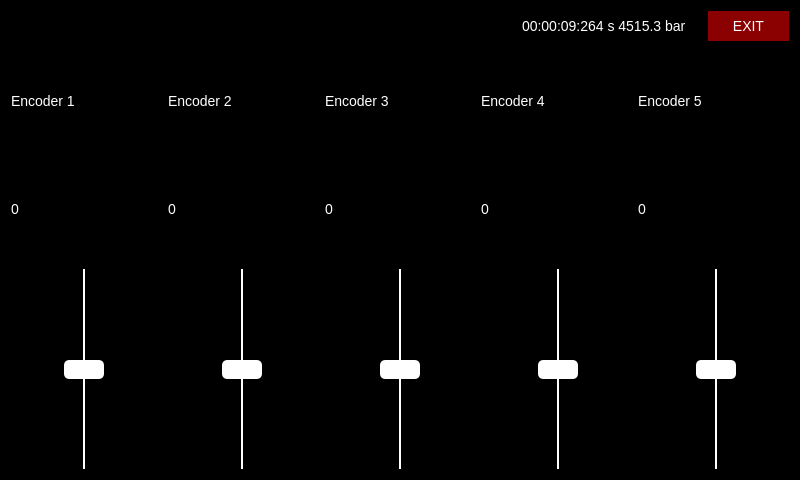
<?xml version="1.0" encoding="UTF-8"?>
<ui version="4.0">
 <class>MainWindow</class>
 <widget class="QWidget" name="MainWindow">
  <property name="geometry">
   <rect>
    <x>0</x>
    <y>0</y>
    <width>800</width>
    <height>480</height>
   </rect>
  </property>
  <property name="windowTitle">
   <string>MainWindow</string>
  </property>
  <property name="windowIcon">
   <iconset>
    <normaloff>:/splash.png</normaloff>:/splash.png</iconset>
  </property>
  <property name="windowOpacity">
   <double>1.000000000000000</double>
  </property>
  <property name="styleSheet">
   <string notr="true">* {
	font-size: 14px;
}

QWidget {
	color: white;
	background-color: black;
}

QWidget#MainWindow {;	
	background-image: url(':/images/splash.png');
}

QLabel[style=encoderName] {
	qproperty-alignment: AlignCenter;
	border: 0px solid;
	color: black;
	background-color: white;
	padding: 2px 0px;
	max-height: 25px;
}

QLabel[style=encoderValue] {
	qproperty-alignment: AlignCenter;
	border: 0px solid;
	color: white;
	background-color: rgb(60, 60, 60);
	padding: 2px 0px;
	max-height: 25px;
	margin-top: -1px;
}

QProgressBar::chunk::vertical {
	height: 1 px;
}

QSlider {
	width: 40px;
}

QSlider::groove:vertical {
    background: transparent;
}

QSlider::handle:vertical {
    background: white;
	margin: -10px 0px;
	border-radius: 5px;
}

QSlider::add-page:vertical {
	margin: 0px 19px;
    background: white;
}

QSlider::sub-page:vertical {
	margin: 0px 19px;
    background: white;
}</string>
  </property>
  <property name="background" stdset="0">
   <bool>true</bool>
  </property>
  <layout class="QGridLayout" name="gridLayout" rowstretch="50,0,0,0" columnstretch="10,0,0,0">
   <item row="1" column="0" colspan="4">
    <layout class="QHBoxLayout" name="layoutInfos" stretch="0,0,0">
     <item>
      <widget class="SequencerWidget" name="sequencer" native="true">
       <property name="sizePolicy">
        <sizepolicy hsizetype="Preferred" vsizetype="Preferred">
         <horstretch>0</horstretch>
         <verstretch>0</verstretch>
        </sizepolicy>
       </property>
       <property name="minimumSize">
        <size>
         <width>505</width>
         <height>0</height>
        </size>
       </property>
      </widget>
     </item>
     <item>
      <widget class="QLabel" name="labelTime">
       <property name="sizePolicy">
        <sizepolicy hsizetype="Preferred" vsizetype="Preferred">
         <horstretch>0</horstretch>
         <verstretch>0</verstretch>
        </sizepolicy>
       </property>
       <property name="minimumSize">
        <size>
         <width>180</width>
         <height>0</height>
        </size>
       </property>
       <property name="text">
        <string>00:00:09:264 s 4515.3 bar</string>
       </property>
       <property name="alignment">
        <set>Qt::AlignLeading|Qt::AlignLeft|Qt::AlignVCenter</set>
       </property>
      </widget>
     </item>
     <item>
      <widget class="QPushButton" name="exit">
       <property name="sizePolicy">
        <sizepolicy hsizetype="Preferred" vsizetype="Fixed">
         <horstretch>0</horstretch>
         <verstretch>0</verstretch>
        </sizepolicy>
       </property>
       <property name="minimumSize">
        <size>
         <width>0</width>
         <height>30</height>
        </size>
       </property>
       <property name="styleSheet">
        <string notr="true">background-color: darkred;
border: 0px;</string>
       </property>
       <property name="text">
        <string>EXIT</string>
       </property>
      </widget>
     </item>
    </layout>
   </item>
   <item row="3" column="0" colspan="4">
    <widget class="QWidget" name="widgetDevMode" native="true">
     <property name="sizePolicy">
      <sizepolicy hsizetype="Preferred" vsizetype="Fixed">
       <horstretch>0</horstretch>
       <verstretch>0</verstretch>
      </sizepolicy>
     </property>
     <property name="minimumSize">
      <size>
       <width>0</width>
       <height>200</height>
      </size>
     </property>
     <property name="maximumSize">
      <size>
       <width>16777215</width>
       <height>200</height>
      </size>
     </property>
     <layout class="QHBoxLayout" name="horizontalLayout">
      <property name="spacing">
       <number>65</number>
      </property>
      <property name="leftMargin">
       <number>0</number>
      </property>
      <property name="topMargin">
       <number>0</number>
      </property>
      <property name="rightMargin">
       <number>0</number>
      </property>
      <property name="bottomMargin">
       <number>0</number>
      </property>
      <item>
       <widget class="QSlider" name="sliderEnc1">
        <property name="maximum">
         <number>1000</number>
        </property>
        <property name="value">
         <number>500</number>
        </property>
        <property name="orientation">
         <enum>Qt::Vertical</enum>
        </property>
       </widget>
      </item>
      <item>
       <widget class="QSlider" name="sliderEnc2">
        <property name="enabled">
         <bool>true</bool>
        </property>
        <property name="minimum">
         <number>0</number>
        </property>
        <property name="maximum">
         <number>1000</number>
        </property>
        <property name="pageStep">
         <number>10</number>
        </property>
        <property name="value">
         <number>500</number>
        </property>
        <property name="orientation">
         <enum>Qt::Vertical</enum>
        </property>
        <property name="invertedAppearance">
         <bool>false</bool>
        </property>
        <property name="invertedControls">
         <bool>false</bool>
        </property>
       </widget>
      </item>
      <item>
       <widget class="QSlider" name="sliderEnc3">
        <property name="minimum">
         <number>0</number>
        </property>
        <property name="maximum">
         <number>1000</number>
        </property>
        <property name="value">
         <number>500</number>
        </property>
        <property name="orientation">
         <enum>Qt::Vertical</enum>
        </property>
       </widget>
      </item>
      <item>
       <widget class="QSlider" name="sliderEnc4">
        <property name="maximum">
         <number>1000</number>
        </property>
        <property name="value">
         <number>500</number>
        </property>
        <property name="orientation">
         <enum>Qt::Vertical</enum>
        </property>
       </widget>
      </item>
      <item>
       <widget class="QSlider" name="sliderEnc5">
        <property name="maximum">
         <number>1000</number>
        </property>
        <property name="value">
         <number>500</number>
        </property>
        <property name="orientation">
         <enum>Qt::Vertical</enum>
        </property>
       </widget>
      </item>
     </layout>
    </widget>
   </item>
   <item row="2" column="0" colspan="4">
    <layout class="QGridLayout" name="layoutEncoders">
     <property name="rightMargin">
      <number>0</number>
     </property>
     <property name="verticalSpacing">
      <number>0</number>
     </property>
     <item row="1" column="0">
      <widget class="QLabel" name="labelEncValue1">
       <property name="text">
        <string>0</string>
       </property>
       <property name="style" stdset="0">
        <string>encoderValue</string>
       </property>
      </widget>
     </item>
     <item row="0" column="0">
      <widget class="QLabel" name="labelEncName1">
       <property name="text">
        <string>Encoder 1</string>
       </property>
       <property name="style" stdset="0">
        <string>encoderName</string>
       </property>
      </widget>
     </item>
     <item row="0" column="1">
      <widget class="QLabel" name="labelEncName2">
       <property name="text">
        <string>Encoder 2</string>
       </property>
       <property name="style" stdset="0">
        <string>encoderName</string>
       </property>
      </widget>
     </item>
     <item row="1" column="4">
      <widget class="QLabel" name="labelEncValue4">
       <property name="text">
        <string>0</string>
       </property>
       <property name="style" stdset="0">
        <string>encoderValue</string>
       </property>
      </widget>
     </item>
     <item row="0" column="2">
      <widget class="QLabel" name="labelEncName3">
       <property name="text">
        <string>Encoder 3</string>
       </property>
       <property name="style" stdset="0">
        <string>encoderName</string>
       </property>
      </widget>
     </item>
     <item row="1" column="2">
      <widget class="QLabel" name="labelEncValue3">
       <property name="text">
        <string>0</string>
       </property>
       <property name="style" stdset="0">
        <string>encoderValue</string>
       </property>
      </widget>
     </item>
     <item row="0" column="4">
      <widget class="QLabel" name="labelEncName4">
       <property name="text">
        <string>Encoder 4</string>
       </property>
       <property name="style" stdset="0">
        <string>encoderName</string>
       </property>
      </widget>
     </item>
     <item row="1" column="1">
      <widget class="QLabel" name="labelEncValue2">
       <property name="text">
        <string>0</string>
       </property>
       <property name="style" stdset="0">
        <string>encoderValue</string>
       </property>
      </widget>
     </item>
     <item row="0" column="5">
      <widget class="QLabel" name="labelEncName5">
       <property name="text">
        <string>Encoder 5</string>
       </property>
       <property name="style" stdset="0">
        <string>encoderName</string>
       </property>
      </widget>
     </item>
     <item row="1" column="5">
      <widget class="QLabel" name="labelEncValue5">
       <property name="text">
        <string>0</string>
       </property>
       <property name="style" stdset="0">
        <string>encoderValue</string>
       </property>
      </widget>
     </item>
    </layout>
   </item>
   <item row="0" column="0" colspan="4">
    <layout class="QGridLayout" name="layoutPatch">
     <property name="topMargin">
      <number>0</number>
     </property>
    </layout>
   </item>
  </layout>
 </widget>
 <layoutdefault spacing="6" margin="11"/>
 <customwidgets>
  <customwidget>
   <class>SequencerWidget</class>
   <extends>QWidget</extends>
   <header>ui/sequencerwidget.h</header>
   <container>1</container>
  </customwidget>
 </customwidgets>
 <resources/>
 <connections/>
</ui>
